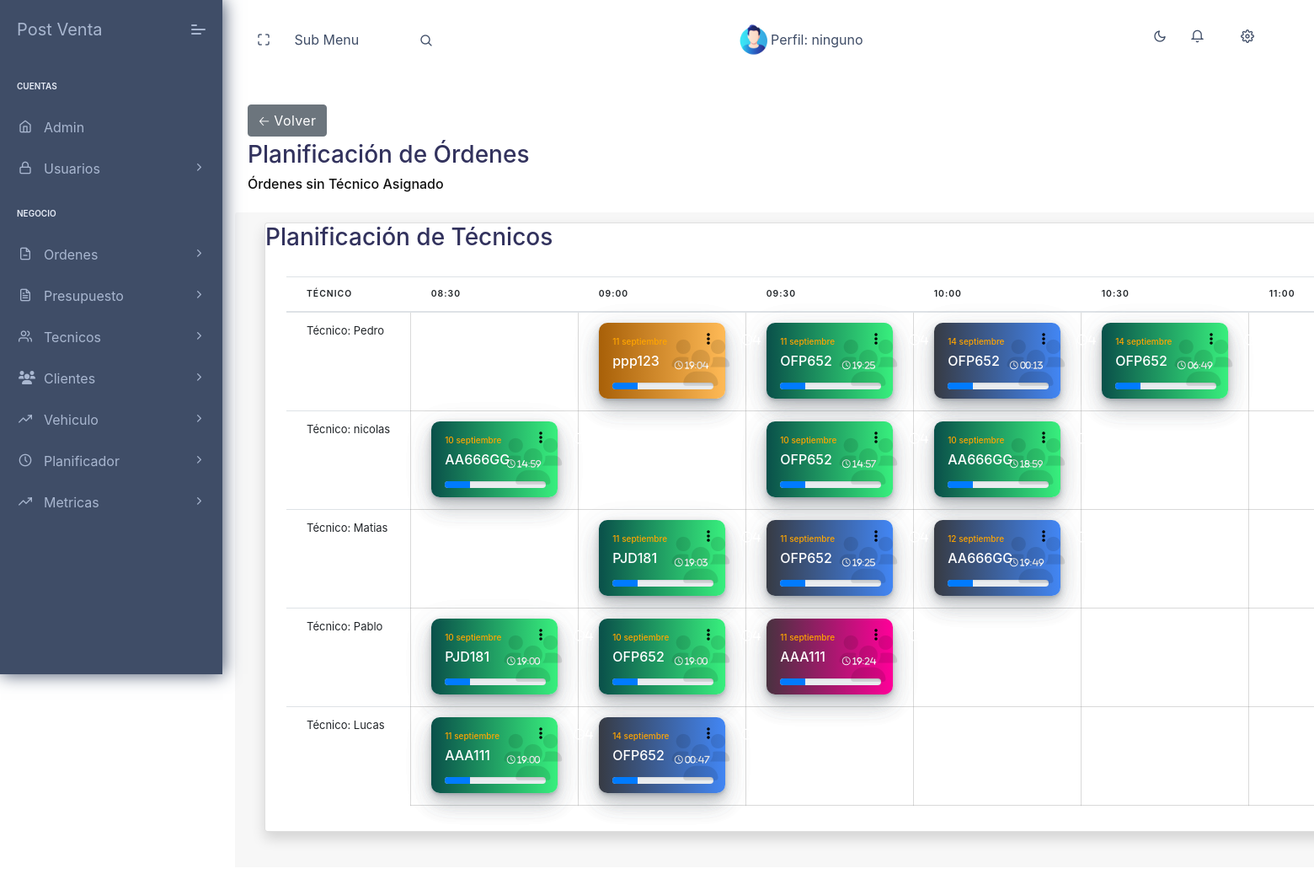
/planificacion/ (signed in), run on the app's committed database.
### base/models.py (models this page shows, shortened)
class Tecnico(models.Model):
    user = models.OneToOneField(User, on_delete=models.CASCADE)
    def __str__(self):
        return f'Técnico: {self.user.username}'

class Orden(models.Model):
    usuario = models.ForeignKey(User, on_delete=models.CASCADE, null=True, blank=True)
    id = models.AutoField(primary_key=True)
    intervencion = models.TextField(blank=True, null=True)
    modifacado = models.DateTimeField(auto_now=True)
    entrega = models.DateTimeField(auto_now_add=False, default=None, null=True, blank=True)
    mano_de_obra = models.DecimalField(max_digits=10, decimal_places=2, null=True, blank=True)
    estado = models.CharField(choices=ESTADO_ORDEN, null=False, blank=False, max_length=20, default='pendiente')
    fecha_creacion = models.DateTimeField(auto_now_add=True)
    fecha_inicio = models.DateTimeField(null=True, blank=True)
    fecha_finalizacion = models.DateTimeField(null=True, blank=True)
    km = models.IntegerField(null=True, blank=True)
    tecnico = models.ForeignKey(Tecnico, on_delete=models.SET_NULL, null=True, blank=True)
    hora_asignada = models.TimeField(null=True, blank=True)
    hora_inicio = models.DateTimeField(null=True, blank=True)
    hora_final = models.DateTimeField(null=True, blank=True)
    tiempo_total = models.DurationField(null=True, blank=True, default=timedelta)
    timer_running = models.BooleanField(default=False)
    progreso = models.FloatField(default=0)
    auto = models.ForeignKey(Auto, on_delete=models.CASCADE, null=True, blank=True)  # Cambio aquí
    class Meta:
        verbose_name = 'Orden'
        verbose_name_plural = 'Ordenes'
    def __str__(self):
        return f'{self.auto}'

class Auto(models.Model):
    cliente = models.ForeignKey(Cliente, on_delete=models.CASCADE, related_name='autos')
    matricula = models.CharField(max_length=15, unique=True)  # Asegurarse de que la matrícula sea única
    vehiculo = models.CharField(choices=MODELO_VEHICULO, max_length=20, default='seleccione un modelo')
    chasis = models.CharField(max_length=16, unique=True)
    anio = models.IntegerField(null=True, blank=True)
    class Meta:
        verbose_name = 'Auto'
        verbose_name_plural = 'Autos'
    def __str__(self):
        return f'{self.matricula}'

### base/views.py (the view)
# urls.py: path('planificacion/', planificacion, name='planificacion'),
@login_required
def planificacion(request):
    start_time = datetime.strptime("08:30", "%H:%M")
    end_time = datetime.strptime("17:30", "%H:%M")
    step = timedelta(minutes=30)
    hours = [(start_time + i * step).strftime("%H:%M") for i in range(int((end_time - start_time) / step))]
    user = request.user
    ordenes = Orden.objects.exclude(estado='entregado')
    context = {
        'hours': hours,
        'ordenes': ordenes,
        'ordenes_asignadas': ordenes.exclude(tecnico__isnull=True),
        'tecnicos': Tecnico.objects.all(),
        'user_role': user.get_role,
    }
    return render(request, 'planificacion/planificacion.html', context)

### base/models.py (called while the page is built)
def get_user_role(user):
    if hasattr(user, 'tecnico'):
        return 'tecnico'
    elif hasattr(user, 'recepcionista'):
        return 'recepcionista'
    elif hasattr(user, 'planificador'):
        return 'planificador'
    return 'ninguno'

### base/templates/planificacion/planificacion.html (shortened to what this page needs)
{% extends 'base.html' %}
{% load static %}
{% block content %}
   <a href="{% url 'index' %}" class="btn btn-secondary">&#x1F860; Volver</a>
  <h3 class="animate__animated animate__bounce">Planificación de Órdenes</h3>
  <div class="orden-list" id="ordenesSinTecnico">
    <h6>Órdenes sin Técnico Asignado</h6>
  </div>
  <div class="row mt-4">
    <div class="card-header border-0">
    <div class="col-md-12">
      <div class="card shadow">
          <h3 class="mb-0">Planificación de Técnicos</h3>
        <div class="card-body">
          <table class="table">
            <thead>
              <tr>
                <th>Técnico</th>
                {% for hour in hours %}
                  <th>{{ hour }}</th>
                {% endfor %}
              </tr>
            </thead>
            <tbody>
{% for tecnico in tecnicos %}
    <tr>
        <td>{{ tecnico }}</td>
        {% for hour in hours %}
            <td class="hour-cell" data-tecnico-id="{{ tecnico.id }}" data-hour="{{ hour }}">
                {% for orden in ordenes_asignadas %}
                    {% if orden.tecnico == tecnico %}
                        {% with order_hour=orden.hora_asignada|time:"H:i" %}
                            {% if order_hour == hour %}
                                <div class="trello-card tarjeta-orden" id="orden-{{ orden.id }}" data-orden-id="{{ orden.id }}" draggable="true">
                                        <div class="card tarjeta-orden {% if orden.estado == 'finalizado' %}l-bg-green-dark{% elif orden.estado == 'frenado' %}l-bg-cherry{% elif orden.estado == 'pausado' %}l-bg-orange-dark{% else %}l-bg-blue-dark{% endif %}" data-orden-id="{{ orden.id }}">
                                        <div class="card-statistic-3 p-3">
                                            <div class="card-icon card-icon-large large"><i class="fas fa-users icono" style="font-size:55px;"></i></div>
                                            <div class="mb-2">
                                                <h6 style="color:orange; font-size: 10px">{{ orden.entrega|date:"d F  " }}</h6>
                                            </div>
                                            <div class="row align-items-center mb-2 d-flex">
                                                <div class="col-8">
                                                    <h6 style="color:white;">{{ orden }}</h6>
                                                </div>
                                                <i class="far fa-clock" style="color: white; font-size: 10px; margin-left: -10px;">{{ orden.entrega|date:" H:i" }}</i>
                                                <div class="col-4 text-right position-absolute" style="top: 0; right: 0; z-index: 999;">
                                                    <div class="dropdown">
                                                        <a class="btn btn-link dropdown-toggle" href="#" role="button" id="dropdownMenuLink" data-toggle="dropdown" aria-haspopup="true" aria-expanded="false">
                                                            <i class="fas fa-ellipsis-v" style="color: black;"></i>
                                                        </a>
                                                    </div>
                                                    <i class="far fa-clock" style="color: white;">4</i>
                                                </div>
                                            </div>
                                            <div class="progress mt-1" data-height="8" style="height: 8px;">
                                                <div class="progress-bar l-bg-green" role="progressbar" data-width="25%" aria-valuenow="25" aria-valuemin="0" aria-valuemax="100" style="width: 25%;"></div>
                                            </div>
                                        </div>
                                    </div>
                                </div>
                            {% endif %}
                        {% endwith %}
                    {% endif %}
                {% endfor %}
            </td>
        {% endfor %}
    </tr>
{% endfor %}
            </tbody>
          </table>
        </div>
      </div>
    </div>
  </div>
<link rel="stylesheet" href="https://cdn.jsdelivr.net/npm/dragula@3.7.2/dist/dragula.min.css">
{% endblock %}

### base/templates/planificacion/planificacion.html (style rules this page uses)
.hour-cell { position: relative; }
.hour-cell { border: 1px solid rgba(128, 128, 128, 0.3); }
.trello-card { border: 1px solid blue; }
.tarjeta-orden { background-color: #fff; border-radius: 10px; border: none; position: relative; margin-bottom: 2px; box-shadow: 0 0.46875rem 2.1875rem rgba(90, 97, 105, 0.1), 0 0.9375rem 1.40625rem rgba(90, 97, 105, 0.1), 0 0.25rem 0.53125rem rgba(90, 97, 105, 0.12), 0 0.125rem 0.1875rem rgba(90, 97, 105, 0.1); max-width: 180px; width: 100%; max-height: 200px; height: auto; }
.dropdown-toggle::after { display: none !important; }
.tarjeta-orden.l-bg-cherry { background: linear-gradient(to right, #493240, #f09) !important; color: #fff; }
.tarjeta-orden.l-bg-blue-dark { background: linear-gradient(to right, #373b44, #4286f4) !important; color: #fff; }
.tarjeta-orden.l-bg-green-dark { background: linear-gradient(to right, #0a504a, #38ef7d) !important; color: #fff; }
.tarjeta-orden.l-bg-orange-dark { background: linear-gradient(to right, #a86008, #ffba56) !important; color: #fff; max-width: 200px; width: 100%; max-height: 80px; height: 100%; }
.tarjeta-orden.card .card-statistic-3 .card-icon-large .fas, .card .card-statistic-3 .card-icon-large .far, .card .card-statistic-3 .card-icon-large .fab, .card .card-statistic-3 .card-icon-large .fal { font-size: 85px; }
.tarjeta-orden.tarjeta-orden .card-statistic-3 .card-icon { text-align: center; line-height: 40px; margin-left:10px; color: #000; position: absolute; right: -5px; top: 20px; opacity: 0.1; }
.table td { width: 100px; }
.table .tarjeta-orden { background-color: #fff; border-radius: 10px; border: none; position: relative; margin-bottom: 2px; box-shadow: 0 0.46875rem 2.1875rem rgba(90, 97, 105, 0.1), 0 0.9375rem 1.40625rem rgba(90, 97, 105, 0.1), 0 0.25rem 0.53125rem rgba(90, 97, 105, 0.12), 0 0.125rem 0.1875rem rgba(90, 97, 105, 0.1); max-width: 150px; width: auto; max-height: 90px; height: auto; }

### data on the page
Tecnico: user.username "Técnico: Pedro"
Orden: entrega "11 septiembre", auto.matricula "ppp123", entrega "19:04"
Orden: entrega "11 septiembre", auto.matricula "OFP652", entrega "19:25"
Orden: entrega "14 septiembre", auto.matricula "OFP652", entrega "00:13"
Orden: entrega "14 septiembre", auto.matricula "OFP652", entrega "06:49"
Tecnico: user.username "Técnico: nicolas"
Orden: entrega "10 septiembre", auto.matricula "AA666GG", entrega "14:59"
Orden: entrega "10 septiembre", auto.matricula "OFP652", entrega "14:57"
Orden: entrega "10 septiembre", auto.matricula "AA666GG", entrega "18:59"
Tecnico: user.username "Técnico: Matias"
Orden: entrega "11 septiembre", auto.matricula "PJD181", entrega "19:03"
Orden: entrega "11 septiembre", auto.matricula "OFP652", entrega "19:25"
Orden: entrega "12 septiembre", auto.matricula "AA666GG", entrega "19:49"
Tecnico: user.username "Técnico: Pablo"
Orden: entrega "10 septiembre", auto.matricula "PJD181", entrega "19:00"
Orden: entrega "10 septiembre", auto.matricula "OFP652", entrega "19:00"
Orden: entrega "11 septiembre", auto.matricula "AAA111", entrega "19:24"
Tecnico: user.username "Técnico: Lucas"
Orden: entrega "11 septiembre", auto.matricula "AAA111", entrega "19:00"
Orden: entrega "14 septiembre", auto.matricula "OFP652", entrega "00:47"

### other printed values
{{ user_role }} "ninguno"
{{ hour }} "08:30" "09:00" "09:30" "10:00" "10:30" "11:00"
